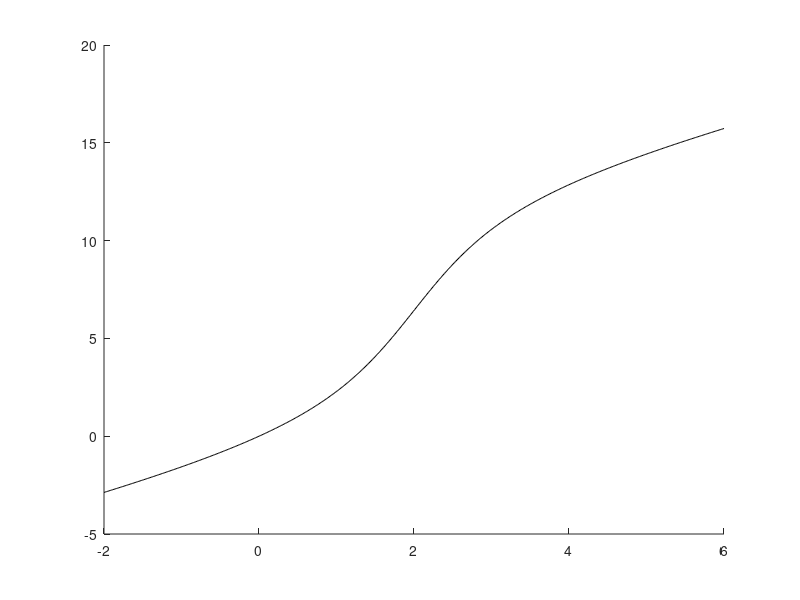

This chart was generated by the following MATLAB code: (Note: this script raises an error after producing the figure.)
function wavepropfig1()
%wavepropfig1 creates an eps figure for the book, wave propagation
%   no inputs, no outputs. This is admittedly a bit of a hack.

xleft=-2;  % I needed just a little more space on the left
xright=6;  % here is the right side
kink = 2;  % we want the minimum velocity at kink


x = linspace(xleft,xright,500);
t = Slowness(x);

% plot (x,mywave(Slowness(x)))

figure(1)
clf
hold on
for j=0:5
  h = plot(x,t+j,'k'), h.Color = [.8 .8 .8]; % draw curves in gray
end

plot(x,4.5*mywave(0-Slowness(x)),'k')
plot(x,5+4.5*mywave(5-Slowness(x)),'k')
plot(x,10+4.5*mywave(10-Slowness(x)),'k')
plot(x,15+4.5*mywave(15-Slowness(x)),'k')
title('One-way wave propagation')
xlabel('Position')
ylabel('Time')
prepfig
bigfont(gcf,.8,1)

print -depsc hetero_waveform

figure(2)
clf
hold on
for j=0:5
  h = plot(x,t+j,'k'), h.Color = [.8 .8 .8];
end

plot(x,3*mywave(0-Slowness(x))./c(x),'k')
plot(x,5+3*mywave(5-Slowness(x))./c(x),'k')
plot(x,10+3*mywave(10-Slowness(x))./c(x),'k')
plot(x,15+3*mywave(15-Slowness(x))./c(x),'k')

title('One-way wave propagation')
xlabel('Position')
ylabel('Time')
prepfig
bigfont(gcf,.8,1)

function y = c(x) 
    % velocity = c(x). the reciprocal of the derivative of slowness
  y = 1 ./(1 + 4 ./(1 + (x-kink).^2));
end

% this is the antiderivative of the velocity a(x) in the wave equation
function y = Slowness(x)
  y = (x + 4*(atan(1*(x-kink))-atan(0-kink))); % normalized so Slowness(0) = 0
end

% this is the waveform shape to plot. a simple bump, between x=0,2.
function y = mywave(x)  
    y = max(0,1-(x-1).^2);
end

% this is the waveform shape to plot. A Ricker wavelet
function y = mywaveRW(x)  
    s = .5;
    x=x-1;
    y = (1-(x/s).^2).*exp(-.5*(x/s).^2);
end

end

